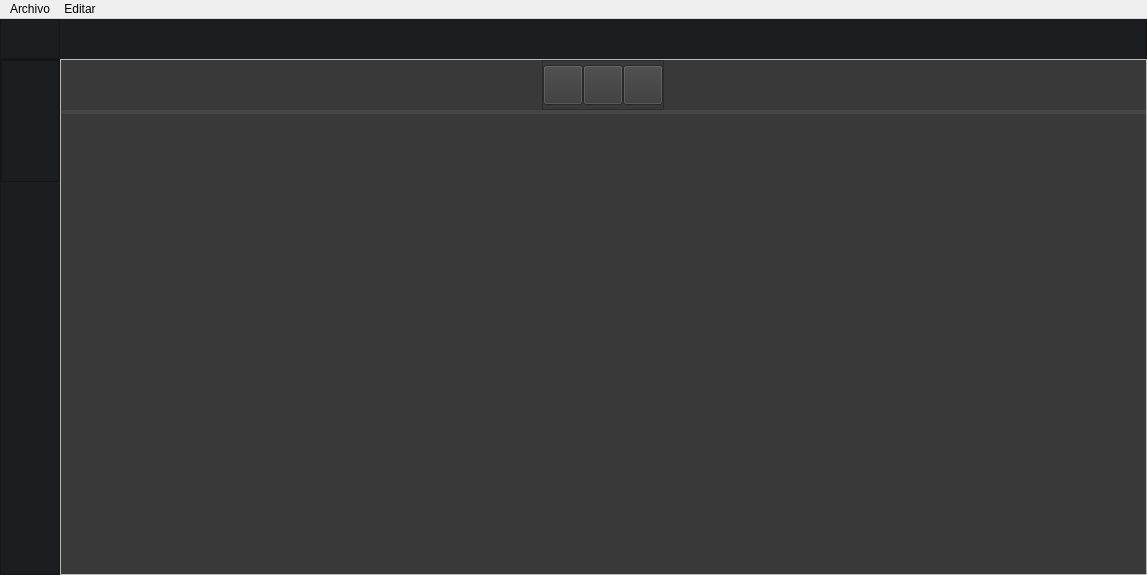
<?xml version="1.0" encoding="UTF-8"?>
<ui version="4.0">
 <class>MainWindow</class>
 <widget class="QMainWindow" name="MainWindow">
  <property name="geometry">
   <rect>
    <x>0</x>
    <y>0</y>
    <width>1147</width>
    <height>575</height>
   </rect>
  </property>
  <property name="minimumSize">
   <size>
    <width>1147</width>
    <height>575</height>
   </size>
  </property>
  <property name="maximumSize">
   <size>
    <width>1147</width>
    <height>575</height>
   </size>
  </property>
  <property name="mouseTracking">
   <bool>true</bool>
  </property>
  <property name="windowTitle">
   <string>Mbarete</string>
  </property>
  <property name="styleSheet">
   <string notr="true"/>
  </property>
  <widget class="QWidget" name="centralwidget">
   <property name="maximumSize">
    <size>
     <width>1147</width>
     <height>580</height>
    </size>
   </property>
   <layout class="QVBoxLayout" name="verticalLayout">
    <property name="spacing">
     <number>0</number>
    </property>
    <property name="leftMargin">
     <number>0</number>
    </property>
    <property name="topMargin">
     <number>0</number>
    </property>
    <property name="rightMargin">
     <number>0</number>
    </property>
    <property name="bottomMargin">
     <number>0</number>
    </property>
    <item>
     <widget class="QFrame" name="TopBar">
      <property name="maximumSize">
       <size>
        <width>16777215</width>
        <height>40</height>
       </size>
      </property>
      <property name="styleSheet">
       <string notr="true">background-color: #1C1D20;</string>
      </property>
      <property name="frameShape">
       <enum>QFrame::NoFrame</enum>
      </property>
      <property name="frameShadow">
       <enum>QFrame::Raised</enum>
      </property>
      <property name="lineWidth">
       <number>0</number>
      </property>
      <layout class="QHBoxLayout" name="horizontalLayout">
       <property name="spacing">
        <number>0</number>
       </property>
       <property name="leftMargin">
        <number>0</number>
       </property>
       <property name="topMargin">
        <number>0</number>
       </property>
       <property name="rightMargin">
        <number>0</number>
       </property>
       <property name="bottomMargin">
        <number>0</number>
       </property>
       <item>
        <widget class="QFrame" name="ToggleFrame">
         <property name="maximumSize">
          <size>
           <width>60</width>
           <height>16777215</height>
          </size>
         </property>
         <property name="styleSheet">
          <string notr="true"/>
         </property>
         <property name="frameShape">
          <enum>QFrame::StyledPanel</enum>
         </property>
         <property name="frameShadow">
          <enum>QFrame::Raised</enum>
         </property>
         <layout class="QVBoxLayout" name="verticalLayout_2">
          <property name="spacing">
           <number>0</number>
          </property>
          <property name="leftMargin">
           <number>0</number>
          </property>
          <property name="topMargin">
           <number>0</number>
          </property>
          <property name="rightMargin">
           <number>0</number>
          </property>
          <property name="bottomMargin">
           <number>0</number>
          </property>
          <item>
           <widget class="QPushButton" name="Btn_ToggleMenu">
            <property name="sizePolicy">
             <sizepolicy hsizetype="Expanding" vsizetype="Expanding">
              <horstretch>0</horstretch>
              <verstretch>0</verstretch>
             </sizepolicy>
            </property>
            <property name="cursor">
             <cursorShape>PointingHandCursor</cursorShape>
            </property>
            <property name="styleSheet">
             <string notr="true">QPushButton {
	image: url(:/img/img/menu.png);
	border: 0px solid;
	color: white
}

QPushButton:hover {
	background-color: rgb(70,70,70);
}</string>
            </property>
            <property name="text">
             <string/>
            </property>
            <property name="iconSize">
             <size>
              <width>16</width>
              <height>16</height>
             </size>
            </property>
            <property name="default">
             <bool>false</bool>
            </property>
           </widget>
          </item>
         </layout>
        </widget>
       </item>
       <item alignment="Qt::AlignRight">
        <widget class="QFrame" name="TitleBar">
         <property name="styleSheet">
          <string notr="true">background-color: rgb(30, 30, 30);</string>
         </property>
         <property name="frameShape">
          <enum>QFrame::StyledPanel</enum>
         </property>
         <property name="frameShadow">
          <enum>QFrame::Raised</enum>
         </property>
         <layout class="QHBoxLayout" name="horizontalLayout_5">
          <property name="spacing">
           <number>0</number>
          </property>
          <property name="leftMargin">
           <number>0</number>
          </property>
          <property name="topMargin">
           <number>0</number>
          </property>
          <property name="rightMargin">
           <number>0</number>
          </property>
          <property name="bottomMargin">
           <number>0</number>
          </property>
         </layout>
        </widget>
       </item>
      </layout>
     </widget>
    </item>
    <item>
     <widget class="QFrame" name="MainFrame">
      <property name="frameShape">
       <enum>QFrame::NoFrame</enum>
      </property>
      <property name="frameShadow">
       <enum>QFrame::Raised</enum>
      </property>
      <layout class="QHBoxLayout" name="horizontalLayout_2">
       <property name="spacing">
        <number>0</number>
       </property>
       <property name="leftMargin">
        <number>0</number>
       </property>
       <property name="topMargin">
        <number>0</number>
       </property>
       <property name="rightMargin">
        <number>0</number>
       </property>
       <property name="bottomMargin">
        <number>0</number>
       </property>
       <item>
        <widget class="QFrame" name="LeftBar">
         <property name="minimumSize">
          <size>
           <width>60</width>
           <height>0</height>
          </size>
         </property>
         <property name="maximumSize">
          <size>
           <width>60</width>
           <height>16777215</height>
          </size>
         </property>
         <property name="styleSheet">
          <string notr="true">
background-color: rgb(28, 29, 32);</string>
         </property>
         <property name="frameShape">
          <enum>QFrame::StyledPanel</enum>
         </property>
         <property name="frameShadow">
          <enum>QFrame::Raised</enum>
         </property>
         <property name="lineWidth">
          <number>0</number>
         </property>
         <layout class="QVBoxLayout" name="verticalLayout_3">
          <property name="spacing">
           <number>0</number>
          </property>
          <property name="leftMargin">
           <number>0</number>
          </property>
          <property name="topMargin">
           <number>0</number>
          </property>
          <property name="rightMargin">
           <number>0</number>
          </property>
          <property name="bottomMargin">
           <number>0</number>
          </property>
          <item alignment="Qt::AlignTop">
           <widget class="QFrame" name="Btn_LeftFrame">
            <property name="minimumSize">
             <size>
              <width>0</width>
              <height>0</height>
             </size>
            </property>
            <property name="styleSheet">
             <string notr="true">background-color: #1C1D20;</string>
            </property>
            <property name="frameShape">
             <enum>QFrame::StyledPanel</enum>
            </property>
            <property name="frameShadow">
             <enum>QFrame::Raised</enum>
            </property>
            <property name="lineWidth">
             <number>0</number>
            </property>
            <layout class="QVBoxLayout" name="verticalLayout_4">
             <property name="spacing">
              <number>0</number>
             </property>
             <property name="leftMargin">
              <number>0</number>
             </property>
             <property name="topMargin">
              <number>0</number>
             </property>
             <property name="rightMargin">
              <number>0</number>
             </property>
             <property name="bottomMargin">
              <number>0</number>
             </property>
             <item>
              <widget class="QPushButton" name="Btn_pathCreator">
               <property name="minimumSize">
                <size>
                 <width>0</width>
                 <height>40</height>
                </size>
               </property>
               <property name="cursor">
                <cursorShape>PointingHandCursor</cursorShape>
               </property>
               <property name="styleSheet">
                <string notr="true">QPushButton {
	color: white;
	image: url(:/img/img/rayo.png);
	border: 0px solid;
	
}

QPushButton:hover {
	background-color: rgb(70, 70, 70);
}
</string>
               </property>
               <property name="text">
                <string/>
               </property>
              </widget>
             </item>
             <item>
              <widget class="QPushButton" name="Btn_graphs">
               <property name="minimumSize">
                <size>
                 <width>0</width>
                 <height>40</height>
                </size>
               </property>
               <property name="cursor">
                <cursorShape>PointingHandCursor</cursorShape>
               </property>
               <property name="styleSheet">
                <string notr="true">QPushButton {
	image: url(:/img/img/grafico-circular.png);
	border: 0px solid;
}

QPushButton:hover {
	background-color: rgb(70, 70, 70);
}
</string>
               </property>
               <property name="text">
                <string/>
               </property>
              </widget>
             </item>
             <item>
              <widget class="QPushButton" name="Btn_timer">
               <property name="minimumSize">
                <size>
                 <width>0</width>
                 <height>40</height>
                </size>
               </property>
               <property name="styleSheet">
                <string notr="true">QPushButton {
	image: url(:/img/img/reloj-de-pared.png);
	border: 0px solid;
}

QPushButton:hover {
	background-color: rgb(70, 70, 70);
}</string>
               </property>
               <property name="text">
                <string/>
               </property>
              </widget>
             </item>
            </layout>
           </widget>
          </item>
          <item>
           <widget class="QPushButton" name="Btn_settings">
            <property name="minimumSize">
             <size>
              <width>0</width>
              <height>40</height>
             </size>
            </property>
            <property name="styleSheet">
             <string notr="true">QPushButton {
	color: white;
	image: url(:/img/img/configuraciones.png);
	border: 0px solid;
	
}

QPushButton:hover {
	background-color: rgb(70, 70, 70);
}
</string>
            </property>
            <property name="text">
             <string/>
            </property>
           </widget>
          </item>
         </layout>
        </widget>
       </item>
       <item>
        <widget class="QFrame" name="ContentFrame">
         <property name="frameShape">
          <enum>QFrame::StyledPanel</enum>
         </property>
         <property name="frameShadow">
          <enum>QFrame::Raised</enum>
         </property>
         <layout class="QHBoxLayout" name="horizontalLayout_3">
          <property name="spacing">
           <number>0</number>
          </property>
          <property name="leftMargin">
           <number>0</number>
          </property>
          <property name="topMargin">
           <number>0</number>
          </property>
          <property name="rightMargin">
           <number>0</number>
          </property>
          <property name="bottomMargin">
           <number>0</number>
          </property>
          <item>
           <widget class="QStackedWidget" name="stackedWidget">
            <property name="styleSheet">
             <string notr="true">background-color: rgb(57,57,57)</string>
            </property>
            <property name="currentIndex">
             <number>0</number>
            </property>
            <widget class="QWidget" name="Frame_matDesigner">
             <layout class="QVBoxLayout" name="verticalLayout_5">
              <property name="spacing">
               <number>0</number>
              </property>
              <property name="leftMargin">
               <number>0</number>
              </property>
              <property name="topMargin">
               <number>0</number>
              </property>
              <property name="rightMargin">
               <number>0</number>
              </property>
              <property name="bottomMargin">
               <number>0</number>
              </property>
              <item alignment="Qt::AlignHCenter">
               <widget class="QFrame" name="configBar">
                <property name="minimumSize">
                 <size>
                  <width>0</width>
                  <height>50</height>
                 </size>
                </property>
                <property name="maximumSize">
                 <size>
                  <width>16777215</width>
                  <height>50</height>
                 </size>
                </property>
                <property name="frameShape">
                 <enum>QFrame::StyledPanel</enum>
                </property>
                <property name="frameShadow">
                 <enum>QFrame::Raised</enum>
                </property>
                <layout class="QHBoxLayout" name="horizontalLayout_7">
                 <property name="spacing">
                  <number>0</number>
                 </property>
                 <property name="leftMargin">
                  <number>0</number>
                 </property>
                 <property name="topMargin">
                  <number>0</number>
                 </property>
                 <property name="rightMargin">
                  <number>0</number>
                 </property>
                 <property name="bottomMargin">
                  <number>0</number>
                 </property>
                 <item>
                  <widget class="QPushButton" name="Btn_square">
                   <property name="minimumSize">
                    <size>
                     <width>40</width>
                     <height>40</height>
                    </size>
                   </property>
                   <property name="maximumSize">
                    <size>
                     <width>40</width>
                     <height>16777215</height>
                    </size>
                   </property>
                   <property name="styleSheet">
                    <string notr="true">image: url(:/img/img/dotted-square.png);</string>
                   </property>
                   <property name="text">
                    <string/>
                   </property>
                  </widget>
                 </item>
                 <item>
                  <widget class="QPushButton" name="Btn_straightLine">
                   <property name="minimumSize">
                    <size>
                     <width>40</width>
                     <height>40</height>
                    </size>
                   </property>
                   <property name="maximumSize">
                    <size>
                     <width>40</width>
                     <height>16777215</height>
                    </size>
                   </property>
                   <property name="styleSheet">
                    <string notr="true">image: url(:/img/img/pencil.png);</string>
                   </property>
                   <property name="text">
                    <string/>
                   </property>
                  </widget>
                 </item>
                 <item>
                  <widget class="QPushButton" name="Btn_colorPick">
                   <property name="minimumSize">
                    <size>
                     <width>40</width>
                     <height>40</height>
                    </size>
                   </property>
                   <property name="maximumSize">
                    <size>
                     <width>40</width>
                     <height>16777215</height>
                    </size>
                   </property>
                   <property name="styleSheet">
                    <string notr="true">image: url(:/img/img/drop-silhouette.png);</string>
                   </property>
                   <property name="text">
                    <string/>
                   </property>
                  </widget>
                 </item>
                </layout>
               </widget>
              </item>
              <item>
               <widget class="QStackedWidget" name="mats">
                <property name="maximumSize">
                 <size>
                  <width>16777215</width>
                  <height>16777215</height>
                 </size>
                </property>
                <property name="styleSheet">
                 <string notr="true">border-top: 2px solid rgb(70,70,70);</string>
                </property>
                <property name="currentIndex">
                 <number>0</number>
                </property>
                <widget class="QWidget" name="Frame_mat_replay">
                 <property name="autoFillBackground">
                  <bool>false</bool>
                 </property>
                 <property name="styleSheet">
                  <string notr="true">border-image: url(:/img/img/pista_replay_img.jpg);

</string>
                 </property>
                </widget>
               </widget>
              </item>
             </layout>
            </widget>
            <widget class="QWidget" name="Frame_graphMaker">
             <layout class="QHBoxLayout" name="horizontalLayout_4">
              <item>
               <widget class="QFrame" name="Frame_settings">
                <property name="styleSheet">
                 <string notr="true">
</string>
                </property>
                <property name="frameShape">
                 <enum>QFrame::StyledPanel</enum>
                </property>
                <property name="frameShadow">
                 <enum>QFrame::Raised</enum>
                </property>
                <layout class="QHBoxLayout" name="horizontalLayout_8"/>
               </widget>
              </item>
             </layout>
            </widget>
            <widget class="QWidget" name="Frame_timer">
             <layout class="QHBoxLayout" name="horizontalLayout_6">
              <property name="spacing">
               <number>0</number>
              </property>
              <property name="leftMargin">
               <number>0</number>
              </property>
              <property name="topMargin">
               <number>0</number>
              </property>
              <property name="rightMargin">
               <number>0</number>
              </property>
              <property name="bottomMargin">
               <number>0</number>
              </property>
              <item>
               <widget class="QFrame" name="Timer_Frame">
                <property name="maximumSize">
                 <size>
                  <width>500</width>
                  <height>400</height>
                 </size>
                </property>
                <property name="styleSheet">
                 <string notr="true">background-color: rgb(70,70,70)</string>
                </property>
                <property name="frameShape">
                 <enum>QFrame::StyledPanel</enum>
                </property>
                <property name="frameShadow">
                 <enum>QFrame::Plain</enum>
                </property>
                <layout class="QHBoxLayout" name="horizontalLayout_9">
                 <item>
                  <widget class="QFrame" name="frame_2">
                   <property name="minimumSize">
                    <size>
                     <width>400</width>
                     <height>0</height>
                    </size>
                   </property>
                   <property name="frameShape">
                    <enum>QFrame::StyledPanel</enum>
                   </property>
                   <property name="frameShadow">
                    <enum>QFrame::Raised</enum>
                   </property>
                   <layout class="QVBoxLayout" name="verticalLayout_6">
                    <item>
                     <widget class="QLCDNumber" name="TimerNumber">
                      <property name="minimumSize">
                       <size>
                        <width>0</width>
                        <height>300</height>
                       </size>
                      </property>
                      <property name="toolTip">
                       <string>&lt;html&gt;&lt;head/&gt;&lt;body&gt;&lt;p&gt;zxZ&lt;/p&gt;&lt;/body&gt;&lt;/html&gt;</string>
                      </property>
                      <property name="styleSheet">
                       <string notr="true">text-align: center</string>
                      </property>
                     </widget>
                    </item>
                    <item>
                     <widget class="QFrame" name="TimerBtns_Frame">
                      <property name="minimumSize">
                       <size>
                        <width>0</width>
                        <height>0</height>
                       </size>
                      </property>
                      <property name="maximumSize">
                       <size>
                        <width>16777215</width>
                        <height>16777215</height>
                       </size>
                      </property>
                      <property name="frameShape">
                       <enum>QFrame::StyledPanel</enum>
                      </property>
                      <property name="frameShadow">
                       <enum>QFrame::Raised</enum>
                      </property>
                      <layout class="QHBoxLayout" name="horizontalLayout_10">
                       <item>
                        <spacer name="horizontalSpacer_2">
                         <property name="orientation">
                          <enum>Qt::Horizontal</enum>
                         </property>
                         <property name="sizeHint" stdset="0">
                          <size>
                           <width>40</width>
                           <height>20</height>
                          </size>
                         </property>
                        </spacer>
                       </item>
                       <item>
                        <widget class="QPushButton" name="Btn_startTimer">
                         <property name="minimumSize">
                          <size>
                           <width>150</width>
                           <height>40</height>
                          </size>
                         </property>
                         <property name="maximumSize">
                          <size>
                           <width>200</width>
                           <height>16777215</height>
                          </size>
                         </property>
                         <property name="styleSheet">
                          <string notr="true">image: url(:/img/img/flecha-correcta.png);</string>
                         </property>
                         <property name="text">
                          <string/>
                         </property>
                        </widget>
                       </item>
                       <item>
                        <spacer name="horizontalSpacer">
                         <property name="orientation">
                          <enum>Qt::Horizontal</enum>
                         </property>
                         <property name="sizeHint" stdset="0">
                          <size>
                           <width>40</width>
                           <height>20</height>
                          </size>
                         </property>
                        </spacer>
                       </item>
                       <item>
                        <widget class="QPushButton" name="Btn_stopTimer">
                         <property name="minimumSize">
                          <size>
                           <width>150</width>
                           <height>40</height>
                          </size>
                         </property>
                         <property name="maximumSize">
                          <size>
                           <width>200</width>
                           <height>16777215</height>
                          </size>
                         </property>
                         <property name="styleSheet">
                          <string notr="true">image: url(:/img/img/detener.png);</string>
                         </property>
                         <property name="text">
                          <string/>
                         </property>
                        </widget>
                       </item>
                       <item>
                        <spacer name="horizontalSpacer_3">
                         <property name="orientation">
                          <enum>Qt::Horizontal</enum>
                         </property>
                         <property name="sizeHint" stdset="0">
                          <size>
                           <width>40</width>
                           <height>20</height>
                          </size>
                         </property>
                        </spacer>
                       </item>
                      </layout>
                     </widget>
                    </item>
                   </layout>
                  </widget>
                 </item>
                </layout>
               </widget>
              </item>
             </layout>
            </widget>
           </widget>
          </item>
         </layout>
        </widget>
       </item>
      </layout>
     </widget>
    </item>
   </layout>
  </widget>
  <widget class="QMenuBar" name="menuBar">
   <property name="geometry">
    <rect>
     <x>0</x>
     <y>0</y>
     <width>1147</width>
     <height>21</height>
    </rect>
   </property>
   <widget class="QMenu" name="menuArchivo">
    <property name="title">
     <string>Archivo</string>
    </property>
    <addaction name="actionGuardar"/>
    <addaction name="actionAbrir"/>
    <addaction name="actionSalir"/>
   </widget>
   <widget class="QMenu" name="menuEditar">
    <property name="title">
     <string>Editar</string>
    </property>
    <addaction name="actionDeshacer"/>
    <addaction name="actionTomar_Captura"/>
    <addaction name="separator"/>
    <addaction name="actionGenerar_Codigo"/>
   </widget>
   <addaction name="menuArchivo"/>
   <addaction name="menuEditar"/>
  </widget>
  <action name="actionGuardar">
   <property name="text">
    <string>Guardar</string>
   </property>
   <property name="shortcut">
    <string>Ctrl+G</string>
   </property>
  </action>
  <action name="actionAbrir">
   <property name="text">
    <string>Abrir</string>
   </property>
   <property name="shortcut">
    <string>Ctrl+A</string>
   </property>
  </action>
  <action name="actionSalir">
   <property name="text">
    <string>Salir</string>
   </property>
  </action>
  <action name="actionDeshacer">
   <property name="text">
    <string>Deshacer</string>
   </property>
   <property name="shortcut">
    <string>Ctrl+Z</string>
   </property>
  </action>
  <action name="actionGenerar_Codigo">
   <property name="text">
    <string>Generar Codigo</string>
   </property>
   <property name="shortcut">
    <string>Ctrl+Shift+D</string>
   </property>
  </action>
  <action name="actionTomar_Captura">
   <property name="text">
    <string>Tomar Captura</string>
   </property>
   <property name="shortcut">
    <string>Ctrl+Shift+C</string>
   </property>
  </action>
 </widget>
 <resources>
  <include location="resources.qrc"/>
 </resources>
 <connections/>
</ui>
